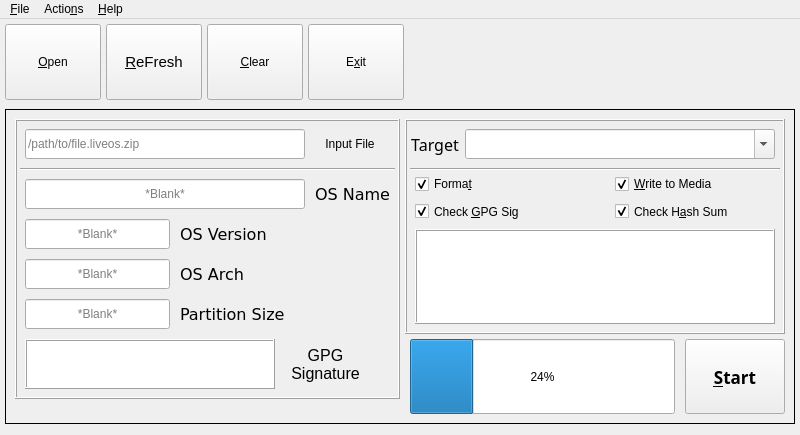
<?xml version="1.0" encoding="UTF-8"?>
<ui version="4.0">
 <class>forge_window_main</class>
 <widget class="QMainWindow" name="forge_window_main">
  <property name="geometry">
   <rect>
    <x>0</x>
    <y>0</y>
    <width>800</width>
    <height>435</height>
   </rect>
  </property>
  <property name="sizePolicy">
   <sizepolicy hsizetype="Fixed" vsizetype="Expanding">
    <horstretch>100</horstretch>
    <verstretch>100</verstretch>
   </sizepolicy>
  </property>
  <property name="minimumSize">
   <size>
    <width>800</width>
    <height>435</height>
   </size>
  </property>
  <property name="maximumSize">
   <size>
    <width>800</width>
    <height>435</height>
   </size>
  </property>
  <property name="baseSize">
   <size>
    <width>800</width>
    <height>440</height>
   </size>
  </property>
  <property name="acceptDrops">
   <bool>true</bool>
  </property>
  <property name="windowTitle">
   <string>Ninja Forge</string>
  </property>
  <widget class="QWidget" name="forge_main_widget">
   <property name="sizePolicy">
    <sizepolicy hsizetype="Fixed" vsizetype="Fixed">
     <horstretch>0</horstretch>
     <verstretch>0</verstretch>
    </sizepolicy>
   </property>
   <property name="acceptDrops">
    <bool>true</bool>
   </property>
   <widget class="QWidget" name="horizontalLayoutWidget">
    <property name="geometry">
     <rect>
      <x>0</x>
      <y>0</y>
      <width>791</width>
      <height>91</height>
     </rect>
    </property>
    <layout class="QHBoxLayout" name="menu_layout_box" stretch="0,0,0,0">
     <property name="spacing">
      <number>5</number>
     </property>
     <property name="sizeConstraint">
      <enum>QLayout::SetFixedSize</enum>
     </property>
     <property name="leftMargin">
      <number>5</number>
     </property>
     <property name="topMargin">
      <number>5</number>
     </property>
     <property name="rightMargin">
      <number>5</number>
     </property>
     <property name="bottomMargin">
      <number>5</number>
     </property>
     <item>
      <widget class="QToolButton" name="tool_button_open">
       <property name="enabled">
        <bool>true</bool>
       </property>
       <property name="minimumSize">
        <size>
         <width>96</width>
         <height>76</height>
        </size>
       </property>
       <property name="maximumSize">
        <size>
         <width>96</width>
         <height>76</height>
        </size>
       </property>
       <property name="baseSize">
        <size>
         <width>96</width>
         <height>76</height>
        </size>
       </property>
       <property name="cursor">
        <cursorShape>PointingHandCursor</cursorShape>
       </property>
       <property name="toolTip">
        <string>Open .liveOS.zip Package File</string>
       </property>
       <property name="text">
        <string extracomment="Open .liveos.zip file">&amp;Open</string>
       </property>
       <property name="icon">
        <iconset theme="fileopen">
         <normaloff>.</normaloff>.</iconset>
       </property>
       <property name="iconSize">
        <size>
         <width>64</width>
         <height>64</height>
        </size>
       </property>
       <property name="toolButtonStyle">
        <enum>Qt::ToolButtonTextUnderIcon</enum>
       </property>
      </widget>
     </item>
     <item>
      <widget class="QToolButton" name="tool_button_refresh">
       <property name="minimumSize">
        <size>
         <width>96</width>
         <height>76</height>
        </size>
       </property>
       <property name="maximumSize">
        <size>
         <width>96</width>
         <height>76</height>
        </size>
       </property>
       <property name="baseSize">
        <size>
         <width>96</width>
         <height>76</height>
        </size>
       </property>
       <property name="font">
        <font>
         <pointsize>11</pointsize>
        </font>
       </property>
       <property name="cursor">
        <cursorShape>PointingHandCursor</cursorShape>
       </property>
       <property name="toolTip">
        <string>Reload Current LiveOS Package</string>
       </property>
       <property name="text">
        <string extracomment="Refresh Drives List">&amp;ReFresh</string>
       </property>
       <property name="icon">
        <iconset theme="view-refresh">
         <normaloff>.</normaloff>.</iconset>
       </property>
       <property name="iconSize">
        <size>
         <width>64</width>
         <height>64</height>
        </size>
       </property>
       <property name="toolButtonStyle">
        <enum>Qt::ToolButtonTextUnderIcon</enum>
       </property>
      </widget>
     </item>
     <item>
      <widget class="QToolButton" name="tool_button_clear">
       <property name="sizePolicy">
        <sizepolicy hsizetype="Fixed" vsizetype="Fixed">
         <horstretch>0</horstretch>
         <verstretch>0</verstretch>
        </sizepolicy>
       </property>
       <property name="minimumSize">
        <size>
         <width>96</width>
         <height>76</height>
        </size>
       </property>
       <property name="maximumSize">
        <size>
         <width>96</width>
         <height>76</height>
        </size>
       </property>
       <property name="baseSize">
        <size>
         <width>96</width>
         <height>76</height>
        </size>
       </property>
       <property name="cursor">
        <cursorShape>PointingHandCursor</cursorShape>
       </property>
       <property name="toolTip">
        <string>Clear Loaded Package</string>
       </property>
       <property name="text">
        <string extracomment="Clear Loaded Package">&amp;Clear</string>
       </property>
       <property name="icon">
        <iconset theme="edit-clear">
         <normaloff>.</normaloff>.</iconset>
       </property>
       <property name="iconSize">
        <size>
         <width>64</width>
         <height>64</height>
        </size>
       </property>
       <property name="toolButtonStyle">
        <enum>Qt::ToolButtonTextUnderIcon</enum>
       </property>
      </widget>
     </item>
     <item>
      <widget class="QToolButton" name="tool_button_exit">
       <property name="minimumSize">
        <size>
         <width>96</width>
         <height>76</height>
        </size>
       </property>
       <property name="maximumSize">
        <size>
         <width>96</width>
         <height>76</height>
        </size>
       </property>
       <property name="baseSize">
        <size>
         <width>96</width>
         <height>76</height>
        </size>
       </property>
       <property name="cursor">
        <cursorShape>PointingHandCursor</cursorShape>
       </property>
       <property name="toolTip">
        <string>Exit Program</string>
       </property>
       <property name="text">
        <string extracomment="Exit">E&amp;xit</string>
       </property>
       <property name="icon">
        <iconset theme="application-exit">
         <normaloff>.</normaloff>.</iconset>
       </property>
       <property name="iconSize">
        <size>
         <width>64</width>
         <height>64</height>
        </size>
       </property>
       <property name="toolButtonStyle">
        <enum>Qt::ToolButtonTextUnderIcon</enum>
       </property>
      </widget>
     </item>
    </layout>
   </widget>
   <widget class="QFrame" name="frame_main">
    <property name="geometry">
     <rect>
      <x>5</x>
      <y>90</y>
      <width>790</width>
      <height>315</height>
     </rect>
    </property>
    <property name="sizePolicy">
     <sizepolicy hsizetype="Fixed" vsizetype="Fixed">
      <horstretch>0</horstretch>
      <verstretch>0</verstretch>
     </sizepolicy>
    </property>
    <property name="frameShape">
     <enum>QFrame::Box</enum>
    </property>
    <property name="frameShadow">
     <enum>QFrame::Plain</enum>
    </property>
    <property name="lineWidth">
     <number>1</number>
    </property>
    <widget class="QFrame" name="frame_package_file">
     <property name="geometry">
      <rect>
       <x>10</x>
       <y>10</y>
       <width>385</width>
       <height>280</height>
      </rect>
     </property>
     <property name="statusTip">
      <string/>
     </property>
     <property name="whatsThis">
      <string/>
     </property>
     <property name="frameShape">
      <enum>QFrame::Box</enum>
     </property>
     <property name="frameShadow">
      <enum>QFrame::Raised</enum>
     </property>
     <property name="lineWidth">
      <number>1</number>
     </property>
     <widget class="QLineEdit" name="editbox_input_file">
      <property name="geometry">
       <rect>
        <x>10</x>
        <y>10</y>
        <width>280</width>
        <height>30</height>
       </rect>
      </property>
      <property name="focusPolicy">
       <enum>Qt::ClickFocus</enum>
      </property>
      <property name="acceptDrops">
       <bool>false</bool>
      </property>
      <property name="toolTip">
       <string>Path to .liveos.zip file</string>
      </property>
      <property name="inputMask">
       <string notr="true"/>
      </property>
      <property name="text">
       <string notr="true"/>
      </property>
      <property name="readOnly">
       <bool>true</bool>
      </property>
      <property name="placeholderText">
       <string>/path/to/file.liveos.zip</string>
      </property>
     </widget>
     <widget class="QLineEdit" name="editbox_os_version">
      <property name="geometry">
       <rect>
        <x>10</x>
        <y>100</y>
        <width>145</width>
        <height>30</height>
       </rect>
      </property>
      <property name="focusPolicy">
       <enum>Qt::ClickFocus</enum>
      </property>
      <property name="acceptDrops">
       <bool>false</bool>
      </property>
      <property name="toolTip">
       <string>Version of Operating System In This Package</string>
      </property>
      <property name="maxLength">
       <number>12</number>
      </property>
      <property name="alignment">
       <set>Qt::AlignCenter</set>
      </property>
      <property name="readOnly">
       <bool>true</bool>
      </property>
      <property name="placeholderText">
       <string>*Blank*</string>
      </property>
     </widget>
     <widget class="QLabel" name="label_os_version">
      <property name="geometry">
       <rect>
        <x>165</x>
        <y>100</y>
        <width>100</width>
        <height>30</height>
       </rect>
      </property>
      <property name="font">
       <font>
        <family>DejaVu Sans</family>
        <pointsize>12</pointsize>
       </font>
      </property>
      <property name="text">
       <string>OS Version</string>
      </property>
      <property name="textFormat">
       <enum>Qt::PlainText</enum>
      </property>
     </widget>
     <widget class="QLabel" name="label_os_name">
      <property name="geometry">
       <rect>
        <x>300</x>
        <y>60</y>
        <width>75</width>
        <height>30</height>
       </rect>
      </property>
      <property name="font">
       <font>
        <family>DejaVu Sans</family>
        <pointsize>12</pointsize>
       </font>
      </property>
      <property name="text">
       <string>OS Name</string>
      </property>
      <property name="textFormat">
       <enum>Qt::PlainText</enum>
      </property>
     </widget>
     <widget class="QLineEdit" name="editbox_os_name">
      <property name="geometry">
       <rect>
        <x>10</x>
        <y>60</y>
        <width>280</width>
        <height>30</height>
       </rect>
      </property>
      <property name="focusPolicy">
       <enum>Qt::ClickFocus</enum>
      </property>
      <property name="acceptDrops">
       <bool>false</bool>
      </property>
      <property name="toolTip">
       <string>Name of Operating System In This Package</string>
      </property>
      <property name="maxLength">
       <number>24</number>
      </property>
      <property name="alignment">
       <set>Qt::AlignCenter</set>
      </property>
      <property name="readOnly">
       <bool>true</bool>
      </property>
      <property name="placeholderText">
       <string>*Blank*</string>
      </property>
     </widget>
     <widget class="Line" name="line_left_side">
      <property name="geometry">
       <rect>
        <x>5</x>
        <y>40</y>
        <width>375</width>
        <height>20</height>
       </rect>
      </property>
      <property name="orientation">
       <enum>Qt::Horizontal</enum>
      </property>
     </widget>
     <widget class="QLineEdit" name="editbox_os_arch">
      <property name="geometry">
       <rect>
        <x>10</x>
        <y>140</y>
        <width>145</width>
        <height>30</height>
       </rect>
      </property>
      <property name="focusPolicy">
       <enum>Qt::ClickFocus</enum>
      </property>
      <property name="acceptDrops">
       <bool>false</bool>
      </property>
      <property name="toolTip">
       <string>GPG Key ID of Key Used to Sign Package</string>
      </property>
      <property name="maxLength">
       <number>12</number>
      </property>
      <property name="alignment">
       <set>Qt::AlignCenter</set>
      </property>
      <property name="readOnly">
       <bool>true</bool>
      </property>
      <property name="placeholderText">
       <string>*Blank*</string>
      </property>
     </widget>
     <widget class="QLabel" name="label_os_arch">
      <property name="geometry">
       <rect>
        <x>165</x>
        <y>140</y>
        <width>100</width>
        <height>30</height>
       </rect>
      </property>
      <property name="font">
       <font>
        <family>DejaVu Sans</family>
        <pointsize>12</pointsize>
       </font>
      </property>
      <property name="text">
       <string>OS Arch</string>
      </property>
      <property name="textFormat">
       <enum>Qt::PlainText</enum>
      </property>
     </widget>
     <widget class="QLabel" name="label_gpg_sig">
      <property name="geometry">
       <rect>
        <x>270</x>
        <y>215</y>
        <width>81</width>
        <height>61</height>
       </rect>
      </property>
      <property name="font">
       <font>
        <pointsize>12</pointsize>
       </font>
      </property>
      <property name="text">
       <string>GPG
Signature</string>
      </property>
      <property name="textFormat">
       <enum>Qt::PlainText</enum>
      </property>
      <property name="alignment">
       <set>Qt::AlignCenter</set>
      </property>
     </widget>
     <widget class="QPlainTextEdit" name="editbox_gpg_sig">
      <property name="geometry">
       <rect>
        <x>10</x>
        <y>220</y>
        <width>250</width>
        <height>50</height>
       </rect>
      </property>
      <property name="sizePolicy">
       <sizepolicy hsizetype="Fixed" vsizetype="Fixed">
        <horstretch>0</horstretch>
        <verstretch>0</verstretch>
       </sizepolicy>
      </property>
      <property name="cursor" stdset="0">
       <cursorShape>IBeamCursor</cursorShape>
      </property>
      <property name="focusPolicy">
       <enum>Qt::ClickFocus</enum>
      </property>
      <property name="acceptDrops">
       <bool>false</bool>
      </property>
      <property name="toolTip">
       <string>Full GPG Signature for Key Used To Sign Package. Verify This Is Correct!</string>
      </property>
      <property name="inputMethodHints">
       <set>Qt::ImhNone</set>
      </property>
      <property name="frameShape">
       <enum>QFrame::Box</enum>
      </property>
      <property name="frameShadow">
       <enum>QFrame::Raised</enum>
      </property>
      <property name="verticalScrollBarPolicy">
       <enum>Qt::ScrollBarAlwaysOff</enum>
      </property>
      <property name="horizontalScrollBarPolicy">
       <enum>Qt::ScrollBarAlwaysOff</enum>
      </property>
      <property name="tabChangesFocus">
       <bool>true</bool>
      </property>
      <property name="lineWrapMode">
       <enum>QPlainTextEdit::WidgetWidth</enum>
      </property>
      <property name="readOnly">
       <bool>true</bool>
      </property>
      <property name="plainText">
       <string/>
      </property>
      <property name="placeholderText">
       <string>*Blank*</string>
      </property>
     </widget>
     <widget class="QLineEdit" name="editbox_os_size">
      <property name="geometry">
       <rect>
        <x>10</x>
        <y>180</y>
        <width>145</width>
        <height>30</height>
       </rect>
      </property>
      <property name="cursor">
       <cursorShape>IBeamCursor</cursorShape>
      </property>
      <property name="focusPolicy">
       <enum>Qt::ClickFocus</enum>
      </property>
      <property name="acceptDrops">
       <bool>false</bool>
      </property>
      <property name="toolTip">
       <string>Partition Size for Live OS in the Package</string>
      </property>
      <property name="maxLength">
       <number>12</number>
      </property>
      <property name="alignment">
       <set>Qt::AlignCenter</set>
      </property>
      <property name="readOnly">
       <bool>true</bool>
      </property>
      <property name="placeholderText">
       <string>*Blank*</string>
      </property>
     </widget>
     <widget class="QLabel" name="label_os_size">
      <property name="geometry">
       <rect>
        <x>165</x>
        <y>180</y>
        <width>110</width>
        <height>30</height>
       </rect>
      </property>
      <property name="font">
       <font>
        <family>DejaVu Sans</family>
        <pointsize>12</pointsize>
       </font>
      </property>
      <property name="text">
       <string>Partition Size</string>
      </property>
      <property name="textFormat">
       <enum>Qt::PlainText</enum>
      </property>
     </widget>
     <widget class="QLabel" name="label_input_file">
      <property name="geometry">
       <rect>
        <x>295</x>
        <y>10</y>
        <width>80</width>
        <height>30</height>
       </rect>
      </property>
      <property name="frameShape">
       <enum>QFrame::NoFrame</enum>
      </property>
      <property name="text">
       <string>Input File</string>
      </property>
      <property name="textFormat">
       <enum>Qt::PlainText</enum>
      </property>
      <property name="alignment">
       <set>Qt::AlignCenter</set>
      </property>
     </widget>
    </widget>
    <widget class="QFrame" name="frame_forge">
     <property name="geometry">
      <rect>
       <x>400</x>
       <y>10</y>
       <width>380</width>
       <height>215</height>
      </rect>
     </property>
     <property name="frameShape">
      <enum>QFrame::Box</enum>
     </property>
     <property name="frameShadow">
      <enum>QFrame::Raised</enum>
     </property>
     <widget class="QComboBox" name="combobox_drive_selection">
      <property name="geometry">
       <rect>
        <x>60</x>
        <y>10</y>
        <width>310</width>
        <height>30</height>
       </rect>
      </property>
      <property name="focusPolicy">
       <enum>Qt::StrongFocus</enum>
      </property>
      <property name="acceptDrops">
       <bool>false</bool>
      </property>
      <property name="toolTip">
       <string>Path of Device to Write loaded LiveOS</string>
      </property>
      <property name="inputMethodHints">
       <set>Qt::ImhLowercaseOnly|Qt::ImhPreferLowercase</set>
      </property>
      <property name="editable">
       <bool>true</bool>
      </property>
      <property name="currentText">
       <string comment="0"/>
      </property>
      <property name="placeholderText">
       <string/>
      </property>
     </widget>
     <widget class="QCheckBox" name="checkbox_format">
      <property name="geometry">
       <rect>
        <x>10</x>
        <y>50</y>
        <width>85</width>
        <height>30</height>
       </rect>
      </property>
      <property name="cursor">
       <cursorShape>PointingHandCursor</cursorShape>
      </property>
      <property name="toolTip">
       <string>Format the Drive Before Copy?</string>
      </property>
      <property name="text">
       <string>Forma&amp;t</string>
      </property>
      <property name="checked">
       <bool>true</bool>
      </property>
      <property name="tristate">
       <bool>false</bool>
      </property>
     </widget>
     <widget class="QLabel" name="label_target">
      <property name="geometry">
       <rect>
        <x>5</x>
        <y>10</y>
        <width>50</width>
        <height>30</height>
       </rect>
      </property>
      <property name="font">
       <font>
        <family>Sans</family>
        <pointsize>12</pointsize>
       </font>
      </property>
      <property name="text">
       <string>Target</string>
      </property>
      <property name="textFormat">
       <enum>Qt::PlainText</enum>
      </property>
      <property name="alignment">
       <set>Qt::AlignCenter</set>
      </property>
     </widget>
     <widget class="Line" name="line_right_side">
      <property name="geometry">
       <rect>
        <x>5</x>
        <y>40</y>
        <width>370</width>
        <height>20</height>
       </rect>
      </property>
      <property name="orientation">
       <enum>Qt::Horizontal</enum>
      </property>
     </widget>
     <widget class="QCheckBox" name="checkbox_verify_gpg">
      <property name="geometry">
       <rect>
        <x>10</x>
        <y>80</y>
        <width>140</width>
        <height>25</height>
       </rect>
      </property>
      <property name="cursor">
       <cursorShape>PointingHandCursor</cursorShape>
      </property>
      <property name="toolTip">
       <string>Verify Package Contents As Using GPG Key As Listed In Left Panel</string>
      </property>
      <property name="text">
       <string>Check &amp;GPG Sig</string>
      </property>
      <property name="checked">
       <bool>true</bool>
      </property>
     </widget>
     <widget class="QCheckBox" name="checkbox_verify_hash">
      <property name="geometry">
       <rect>
        <x>210</x>
        <y>80</y>
        <width>155</width>
        <height>25</height>
       </rect>
      </property>
      <property name="cursor">
       <cursorShape>PointingHandCursor</cursorShape>
      </property>
      <property name="toolTip">
       <string>Verify Package Contents As Using GPG Key As Listed In Left Panel</string>
      </property>
      <property name="text">
       <string>Check H&amp;ash Sum</string>
      </property>
      <property name="checked">
       <bool>true</bool>
      </property>
     </widget>
     <widget class="QPlainTextEdit" name="editbox_forge_action">
      <property name="geometry">
       <rect>
        <x>10</x>
        <y>110</y>
        <width>360</width>
        <height>95</height>
       </rect>
      </property>
      <property name="font">
       <font>
        <family>Sans</family>
       </font>
      </property>
      <property name="cursor" stdset="0">
       <cursorShape>IBeamCursor</cursorShape>
      </property>
      <property name="focusPolicy">
       <enum>Qt::ClickFocus</enum>
      </property>
      <property name="acceptDrops">
       <bool>false</bool>
      </property>
      <property name="frameShape">
       <enum>QFrame::Box</enum>
      </property>
      <property name="frameShadow">
       <enum>QFrame::Raised</enum>
      </property>
      <property name="verticalScrollBarPolicy">
       <enum>Qt::ScrollBarAsNeeded</enum>
      </property>
      <property name="horizontalScrollBarPolicy">
       <enum>Qt::ScrollBarAlwaysOff</enum>
      </property>
      <property name="tabChangesFocus">
       <bool>true</bool>
      </property>
      <property name="readOnly">
       <bool>true</bool>
      </property>
      <property name="plainText">
       <string/>
      </property>
      <property name="placeholderText">
       <string>*Status Update Text*</string>
      </property>
     </widget>
     <widget class="QCheckBox" name="checkbox_write_to_media">
      <property name="geometry">
       <rect>
        <x>210</x>
        <y>50</y>
        <width>155</width>
        <height>30</height>
       </rect>
      </property>
      <property name="minimumSize">
       <size>
        <width>0</width>
        <height>0</height>
       </size>
      </property>
      <property name="cursor">
       <cursorShape>PointingHandCursor</cursorShape>
      </property>
      <property name="toolTip">
       <string>Format the Drive Before Copy?</string>
      </property>
      <property name="text">
       <string>&amp;Write to Media</string>
      </property>
      <property name="checked">
       <bool>true</bool>
      </property>
      <property name="tristate">
       <bool>false</bool>
      </property>
     </widget>
    </widget>
    <widget class="QPushButton" name="button_start">
     <property name="enabled">
      <bool>true</bool>
     </property>
     <property name="geometry">
      <rect>
       <x>680</x>
       <y>230</y>
       <width>100</width>
       <height>75</height>
      </rect>
     </property>
     <property name="font">
      <font>
       <family>Sans</family>
       <pointsize>13</pointsize>
       <weight>75</weight>
       <bold>true</bold>
      </font>
     </property>
     <property name="cursor">
      <cursorShape>PointingHandCursor</cursorShape>
     </property>
     <property name="text">
      <string>&amp;Start</string>
     </property>
     <property name="icon">
      <iconset theme="media-playback-start">
       <normaloff>.</normaloff>.</iconset>
     </property>
     <property name="iconSize">
      <size>
       <width>32</width>
       <height>32</height>
      </size>
     </property>
    </widget>
    <widget class="QProgressBar" name="progress_forge_action">
     <property name="geometry">
      <rect>
       <x>405</x>
       <y>230</y>
       <width>265</width>
       <height>75</height>
      </rect>
     </property>
     <property name="value">
      <number>24</number>
     </property>
    </widget>
   </widget>
  </widget>
  <widget class="QMenuBar" name="menubar">
   <property name="geometry">
    <rect>
     <x>0</x>
     <y>0</y>
     <width>800</width>
     <height>24</height>
    </rect>
   </property>
   <widget class="QMenu" name="menuFile">
    <property name="title">
     <string>&amp;File</string>
    </property>
    <addaction name="action_Open"/>
    <addaction name="action_Clear"/>
    <addaction name="separator"/>
    <addaction name="separator"/>
    <addaction name="action_Exit"/>
   </widget>
   <widget class="QMenu" name="menuHelp">
    <property name="title">
     <string>&amp;Help</string>
    </property>
    <addaction name="action_About"/>
   </widget>
   <widget class="QMenu" name="menuActions">
    <property name="title">
     <string>Actio&amp;ns</string>
    </property>
    <addaction name="action_Refresh_Drives"/>
    <addaction name="action_Reload_Package"/>
    <addaction name="separator"/>
    <addaction name="action_Start"/>
   </widget>
   <addaction name="menuFile"/>
   <addaction name="menuActions"/>
   <addaction name="menuHelp"/>
  </widget>
  <action name="action_Exit">
   <property name="text">
    <string>E&amp;xit</string>
   </property>
   <property name="shortcut">
    <string>Ctrl+Q</string>
   </property>
   <property name="menuRole">
    <enum>QAction::TextHeuristicRole</enum>
   </property>
  </action>
  <action name="action_About">
   <property name="text">
    <string>&amp;About</string>
   </property>
   <property name="menuRole">
    <enum>QAction::TextHeuristicRole</enum>
   </property>
  </action>
  <action name="action_Open">
   <property name="text">
    <string>&amp;Open</string>
   </property>
   <property name="shortcut">
    <string>Ctrl+O</string>
   </property>
   <property name="shortcutContext">
    <enum>Qt::WindowShortcut</enum>
   </property>
  </action>
  <action name="action_Clear">
   <property name="text">
    <string>&amp;Clear</string>
   </property>
  </action>
  <action name="action_Refresh_Drives">
   <property name="text">
    <string>Refresh &amp;Drives</string>
   </property>
   <property name="shortcut">
    <string>F5</string>
   </property>
  </action>
  <action name="action_Reload_Package">
   <property name="text">
    <string>Reload &amp;File</string>
   </property>
   <property name="shortcut">
    <string>Shift+F5</string>
   </property>
  </action>
  <action name="action_Start">
   <property name="text">
    <string>&amp;Start</string>
   </property>
  </action>
 </widget>
 <tabstops>
  <tabstop>tool_button_open</tabstop>
  <tabstop>tool_button_refresh</tabstop>
  <tabstop>tool_button_clear</tabstop>
  <tabstop>tool_button_exit</tabstop>
  <tabstop>combobox_drive_selection</tabstop>
  <tabstop>checkbox_format</tabstop>
  <tabstop>checkbox_write_to_media</tabstop>
  <tabstop>checkbox_verify_gpg</tabstop>
  <tabstop>checkbox_verify_hash</tabstop>
  <tabstop>button_start</tabstop>
 </tabstops>
 <resources/>
 <connections>
  <connection>
   <sender>tool_button_exit</sender>
   <signal>clicked()</signal>
   <receiver>action_Exit</receiver>
   <slot>trigger()</slot>
   <hints>
    <hint type="sourcelabel">
     <x>488</x>
     <y>64</y>
    </hint>
    <hint type="destinationlabel">
     <x>-1</x>
     <y>-1</y>
    </hint>
   </hints>
  </connection>
  <connection>
   <sender>tool_button_clear</sender>
   <signal>clicked()</signal>
   <receiver>action_Clear</receiver>
   <slot>trigger()</slot>
   <hints>
    <hint type="sourcelabel">
     <x>319</x>
     <y>68</y>
    </hint>
    <hint type="destinationlabel">
     <x>-1</x>
     <y>-1</y>
    </hint>
   </hints>
  </connection>
  <connection>
   <sender>tool_button_open</sender>
   <signal>clicked()</signal>
   <receiver>action_Open</receiver>
   <slot>trigger()</slot>
   <hints>
    <hint type="sourcelabel">
     <x>135</x>
     <y>68</y>
    </hint>
    <hint type="destinationlabel">
     <x>-1</x>
     <y>-1</y>
    </hint>
   </hints>
  </connection>
  <connection>
   <sender>tool_button_refresh</sender>
   <signal>clicked()</signal>
   <receiver>action_Refresh_Drives</receiver>
   <slot>trigger()</slot>
   <hints>
    <hint type="sourcelabel">
     <x>317</x>
     <y>68</y>
    </hint>
    <hint type="destinationlabel">
     <x>-1</x>
     <y>-1</y>
    </hint>
   </hints>
  </connection>
  <connection>
   <sender>action_Exit</sender>
   <signal>triggered()</signal>
   <receiver>forge_window_main</receiver>
   <slot>close()</slot>
   <hints>
    <hint type="sourcelabel">
     <x>-1</x>
     <y>-1</y>
    </hint>
    <hint type="destinationlabel">
     <x>399</x>
     <y>219</y>
    </hint>
   </hints>
  </connection>
  <connection>
   <sender>button_start</sender>
   <signal>clicked()</signal>
   <receiver>action_Start</receiver>
   <slot>trigger()</slot>
   <hints>
    <hint type="sourcelabel">
     <x>732</x>
     <y>383</y>
    </hint>
    <hint type="destinationlabel">
     <x>-1</x>
     <y>-1</y>
    </hint>
   </hints>
  </connection>
 </connections>
 <designerdata>
  <property name="gridDeltaX">
   <number>10</number>
  </property>
  <property name="gridDeltaY">
   <number>10</number>
  </property>
  <property name="gridSnapX">
   <bool>true</bool>
  </property>
  <property name="gridSnapY">
   <bool>true</bool>
  </property>
  <property name="gridVisible">
   <bool>true</bool>
  </property>
 </designerdata>
</ui>
